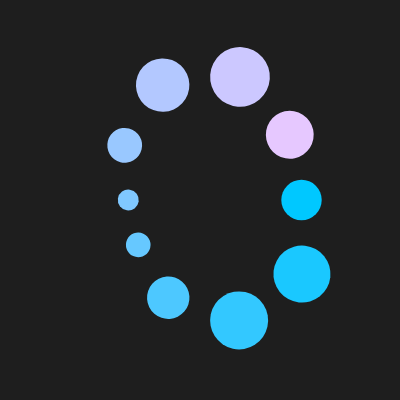
Frame 1 (no input)
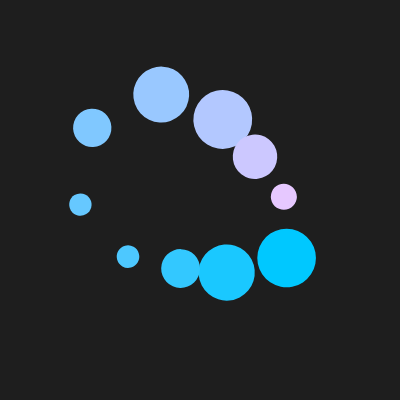
Frame 60 (no input)
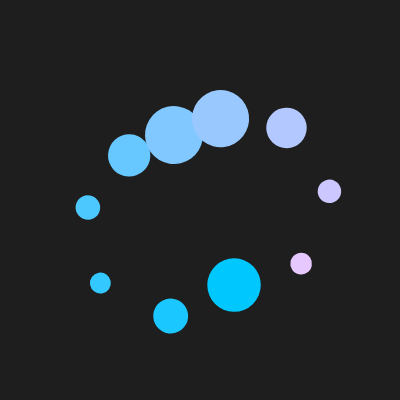
Frame 120 (the mouse pressed at the canvas centre since frame 60)

The p5.js sketch that drew these frames (run headless with seeded random() and noise() and a simulated clock; from frame 60 on, the mouse is pressed at the canvas centre):

// p5.js sketch
// ── sketch.js
let numShapes = 10;  // Número de formas
let angleOffset = 0; // Desplazamiento de ángulo

function setup() {
  createCanvas(400, 400);
  noStroke();
}

function draw() {
  background(30);
  translate(width / 2, height / 2);  // Movemos el origen al centro
  
  for (let i = 0; i < numShapes; i++) {
    push();
    
    let angle = map(i, 0, numShapes, 0, TWO_PI) + angleOffset; // Calcula el ángulo de rotación
    let radius = 100 + 30 * sin(frameCount * 0.05 + i);        // Radio con oscilación
    let x = radius * cos(angle);                               // Posición en X
    let y = radius * sin(angle);                               // Posición en Y
    
    translate(x, y);                                           // Trasladamos al punto calculado
    rotate(angleOffset + i * 0.5);                             // Aplicamos rotación adicional
    scale(sin(frameCount * 0.02 + i) * 0.5 + 1);               // Escalado oscilante
    
    fill(map(i, 0, numShapes, 0, 255), 200, 255);              // Color cambiante
    ellipse(0, 0, 40, 40);                                     // Dibuja la forma
    
    pop();
  }
  
  angleOffset += 0.01; // Incrementamos el ángulo para la animación
}
